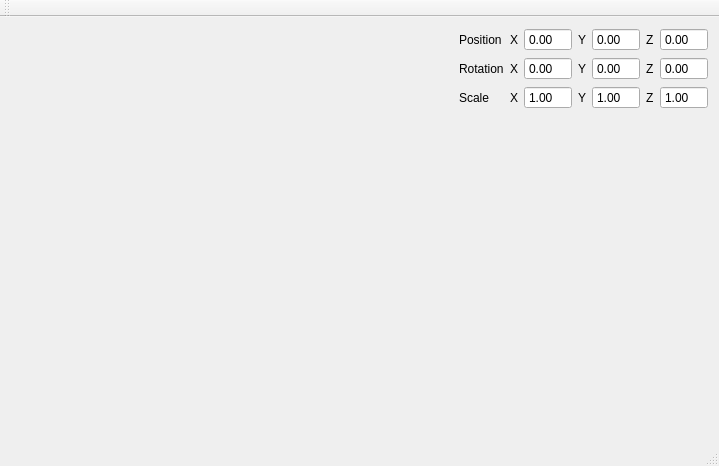
<?xml version="1.0" encoding="UTF-8"?>
<ui version="4.0">
 <class>MainWindowClass</class>
 <widget class="QMainWindow" name="MainWindowClass">
  <property name="geometry">
   <rect>
    <x>0</x>
    <y>0</y>
    <width>719</width>
    <height>466</height>
   </rect>
  </property>
  <property name="windowTitle">
   <string>MainWindow</string>
  </property>
  <widget class="QWidget" name="centralWidget">
   <layout class="QHBoxLayout" name="horizontalLayout" stretch="1,0">
    <item>
     <layout class="QVBoxLayout" name="lLayout"/>
    </item>
    <item>
     <layout class="QVBoxLayout" name="verticalLayout_2">
      <item>
       <layout class="QGridLayout" name="gridLayout">
        <item row="0" column="0">
         <widget class="QLabel" name="label">
          <property name="text">
           <string>Position</string>
          </property>
         </widget>
        </item>
        <item row="0" column="1">
         <widget class="QLabel" name="labelPX">
          <property name="text">
           <string>X</string>
          </property>
         </widget>
        </item>
        <item row="0" column="3">
         <widget class="QLabel" name="labelPY">
          <property name="text">
           <string>Y</string>
          </property>
         </widget>
        </item>
        <item row="0" column="5">
         <widget class="QLabel" name="labelPZ">
          <property name="text">
           <string>Z</string>
          </property>
         </widget>
        </item>
        <item row="1" column="0">
         <widget class="QLabel" name="label_8">
          <property name="text">
           <string>Rotation</string>
          </property>
         </widget>
        </item>
        <item row="1" column="1">
         <widget class="QLabel" name="labelRX">
          <property name="text">
           <string>X</string>
          </property>
         </widget>
        </item>
        <item row="1" column="3">
         <widget class="QLabel" name="labelRY">
          <property name="text">
           <string>Y</string>
          </property>
         </widget>
        </item>
        <item row="1" column="5">
         <widget class="QLabel" name="labelRZ">
          <property name="text">
           <string>Z</string>
          </property>
         </widget>
        </item>
        <item row="2" column="0">
         <widget class="QLabel" name="label_9">
          <property name="text">
           <string>Scale</string>
          </property>
         </widget>
        </item>
        <item row="2" column="1">
         <widget class="QLabel" name="labelSX">
          <property name="text">
           <string>X</string>
          </property>
         </widget>
        </item>
        <item row="2" column="3">
         <widget class="QLabel" name="labelSY">
          <property name="text">
           <string>Y</string>
          </property>
         </widget>
        </item>
        <item row="2" column="5">
         <widget class="QLabel" name="labelSZ">
          <property name="text">
           <string>Z</string>
          </property>
         </widget>
        </item>
        <item row="0" column="2">
         <widget class="QDoubleSpinBox" name="doubleSpinBoxPX">
          <property name="buttonSymbols">
           <enum>QAbstractSpinBox::NoButtons</enum>
          </property>
          <property name="minimum">
           <double>-10.000000000000000</double>
          </property>
          <property name="maximum">
           <double>10.000000000000000</double>
          </property>
          <property name="singleStep">
           <double>0.030000000000000</double>
          </property>
         </widget>
        </item>
        <item row="0" column="4">
         <widget class="QDoubleSpinBox" name="doubleSpinBoxPY">
          <property name="buttonSymbols">
           <enum>QAbstractSpinBox::NoButtons</enum>
          </property>
          <property name="minimum">
           <double>-10.000000000000000</double>
          </property>
          <property name="maximum">
           <double>10.000000000000000</double>
          </property>
          <property name="singleStep">
           <double>0.030000000000000</double>
          </property>
         </widget>
        </item>
        <item row="0" column="6">
         <widget class="QDoubleSpinBox" name="doubleSpinBoxPZ">
          <property name="buttonSymbols">
           <enum>QAbstractSpinBox::NoButtons</enum>
          </property>
          <property name="minimum">
           <double>-10.000000000000000</double>
          </property>
          <property name="maximum">
           <double>10.000000000000000</double>
          </property>
          <property name="singleStep">
           <double>0.030000000000000</double>
          </property>
         </widget>
        </item>
        <item row="1" column="2">
         <widget class="QDoubleSpinBox" name="doubleSpinBoxRX">
          <property name="buttonSymbols">
           <enum>QAbstractSpinBox::NoButtons</enum>
          </property>
          <property name="maximum">
           <double>360.000000000000000</double>
          </property>
         </widget>
        </item>
        <item row="1" column="4">
         <widget class="QDoubleSpinBox" name="doubleSpinBoxRY">
          <property name="buttonSymbols">
           <enum>QAbstractSpinBox::NoButtons</enum>
          </property>
          <property name="maximum">
           <double>360.000000000000000</double>
          </property>
         </widget>
        </item>
        <item row="1" column="6">
         <widget class="QDoubleSpinBox" name="doubleSpinBoxRZ">
          <property name="buttonSymbols">
           <enum>QAbstractSpinBox::NoButtons</enum>
          </property>
          <property name="maximum">
           <double>360.000000000000000</double>
          </property>
         </widget>
        </item>
        <item row="2" column="2">
         <widget class="QDoubleSpinBox" name="doubleSpinBoxSX">
          <property name="buttonSymbols">
           <enum>QAbstractSpinBox::NoButtons</enum>
          </property>
          <property name="minimum">
           <double>-10.000000000000000</double>
          </property>
          <property name="maximum">
           <double>10.000000000000000</double>
          </property>
          <property name="singleStep">
           <double>0.100000000000000</double>
          </property>
          <property name="value">
           <double>1.000000000000000</double>
          </property>
         </widget>
        </item>
        <item row="2" column="4">
         <widget class="QDoubleSpinBox" name="doubleSpinBoxSY">
          <property name="buttonSymbols">
           <enum>QAbstractSpinBox::NoButtons</enum>
          </property>
          <property name="minimum">
           <double>-10.000000000000000</double>
          </property>
          <property name="maximum">
           <double>10.000000000000000</double>
          </property>
          <property name="singleStep">
           <double>0.100000000000000</double>
          </property>
          <property name="value">
           <double>1.000000000000000</double>
          </property>
         </widget>
        </item>
        <item row="2" column="6">
         <widget class="QDoubleSpinBox" name="doubleSpinBoxSZ">
          <property name="buttonSymbols">
           <enum>QAbstractSpinBox::NoButtons</enum>
          </property>
          <property name="minimum">
           <double>-10.000000000000000</double>
          </property>
          <property name="maximum">
           <double>10.000000000000000</double>
          </property>
          <property name="singleStep">
           <double>0.100000000000000</double>
          </property>
          <property name="value">
           <double>1.000000000000000</double>
          </property>
         </widget>
        </item>
       </layout>
      </item>
      <item>
       <spacer name="verticalSpacer">
        <property name="orientation">
         <enum>Qt::Vertical</enum>
        </property>
        <property name="sizeHint" stdset="0">
         <size>
          <width>20</width>
          <height>40</height>
         </size>
        </property>
       </spacer>
      </item>
     </layout>
    </item>
   </layout>
  </widget>
  <widget class="QMenuBar" name="menuBar">
   <property name="geometry">
    <rect>
     <x>0</x>
     <y>0</y>
     <width>719</width>
     <height>23</height>
    </rect>
   </property>
  </widget>
  <widget class="QToolBar" name="mainToolBar">
   <attribute name="toolBarArea">
    <enum>TopToolBarArea</enum>
   </attribute>
   <attribute name="toolBarBreak">
    <bool>false</bool>
   </attribute>
  </widget>
  <widget class="QStatusBar" name="statusBar"/>
 </widget>
 <layoutdefault spacing="6" margin="11"/>
 <resources>
  <include location="MainWindow.qrc"/>
 </resources>
 <connections/>
</ui>
